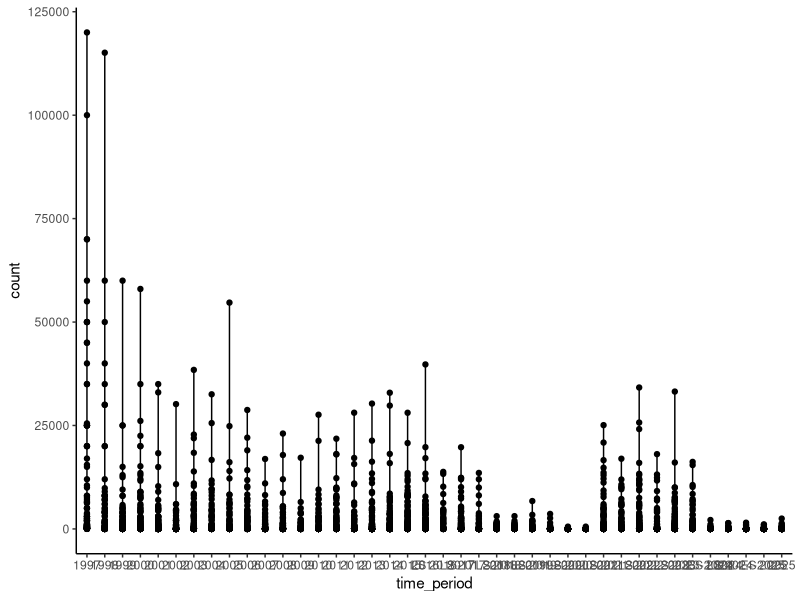

This chart was generated by the following R code:
## ---- chunk 1
library(tidyverse)
library(skimr)

df = read_csv("Xerces Site Counts by County.csv", n_max = 387)
view(df)

summary(df)
## ---- chunk 2
df_long = pivot_longer(df, 
                       cols = !c('SITE ID','SITE NAME','COUNTY or REGION'),
                       names_to = 'time_period',
                       values_to = 'count')

df_long = df_long %>% mutate(
    time_period = factor(time_period, levels = tail(names(df), -3))
  )

# site_count_years_group = site_count_years %>% 
#   mutate(
#     time_period = factor(time_period, levels = tail(names(df), -3))
#   ) %>% 
#   drop_na() %>% 
#   group_by(time_period) %>% 
#   summarize(total_counts = sum(count))
## ---- chunk 3
# site_count_years %>% 
#   ggplot(aes(x=time_period, y=total_counts)) +
#     geom_col() +
#     coord_flip() +
#     theme_classic()

df_long %>% 
  drop_na() %>% 
  ggplot(aes(x=time_period, y=count, hue='COUNTY or REGION')) +
    geom_point() +
    geom_line() +
    theme_classic()
